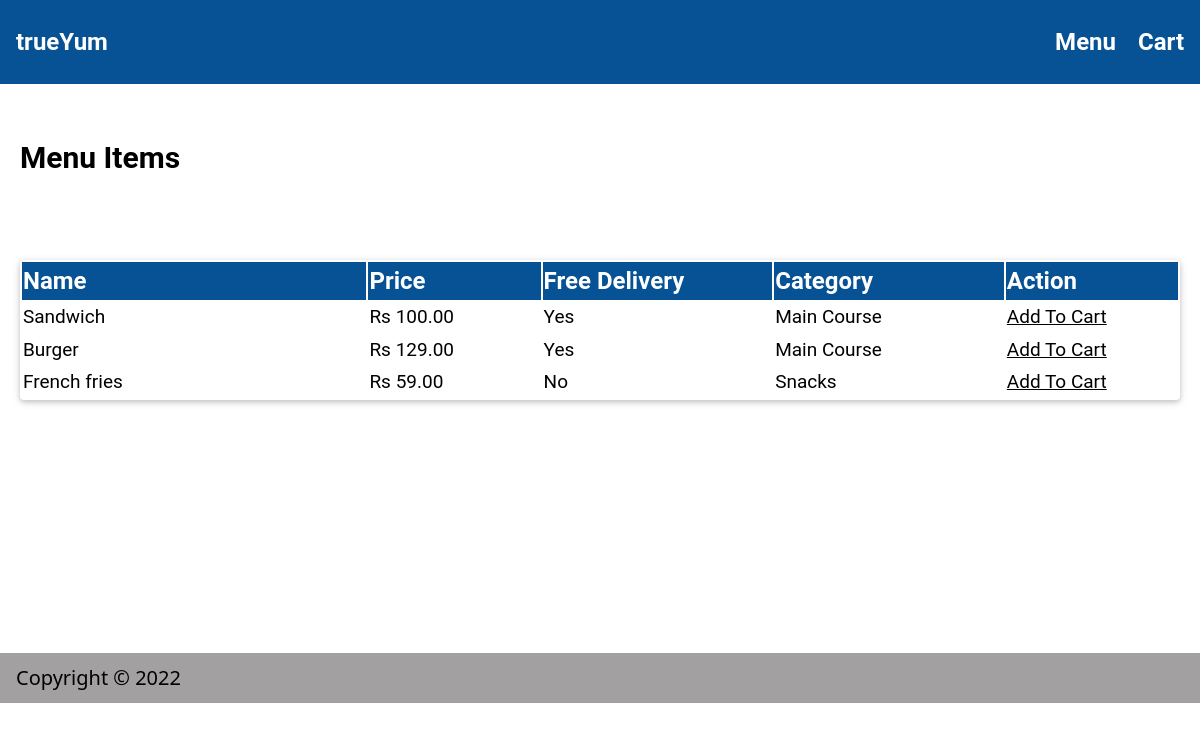
Page /customer/menu (signed in) on the earlier database version.
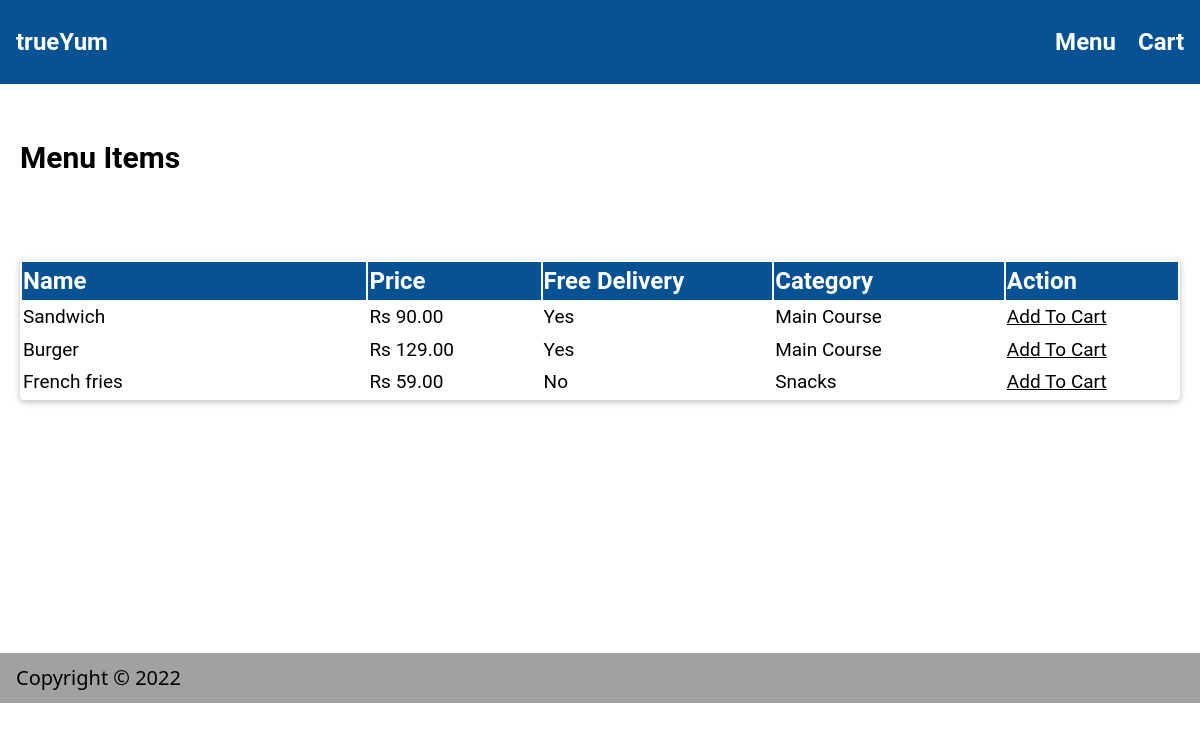
Same page on the later database version.
### firstApp/models.py (models this page shows)
class Menu(models.Model):
    name=models.CharField(max_length=250)
    price=models.DecimalField(max_digits=6,decimal_places=2)
    active=models.BooleanField()
    launch_date=models.DateField()
    category=models.CharField(max_length=250)
    free_delivery=models.BooleanField()
    date_created=models.DateTimeField()

### firstApp/views.py (the view)
# urls.py: path('customer/menu',views.menu_customer,name='customer-menu'),
@login_required(login_url='signin')
def menu_customer (request):
    menu_items = Menu.objects.filter(active=True, launch_date__lte=date.today())
    return render(request,'menu_customer.html',{'menu_items':menu_items})

### templates/menu_customer.html (shortened to what this page needs)
{% load static %}
<!DOCTYPE html>
<html>
<head>
    <link  href="{% static 'style.css' %}" rel="stylesheet" >
</head>
<body id="#">
    <header class="container blue">
        <p class="left xlarge"><a href="/" style="text-decoration: none;"><b>trueYum</b></a></p>
        <a style="text-decoration:none" href="/customer/menu"><p class="right xlarge"><b>Menu</b></i></a>
        <a style="text-decoration:none" href="/customer/cart"><i class="margin-left xlarge" style="font-style: normal"><b>Cart</b></i></a>
    </header>
    <h2 style="margin-left: 20px;margin-top: 50px;"><b>Menu Items</b></h2>
    <div class="card round " style="margin-left: 20px;margin-right: 20px;">
        <table style="width:100%;margin-top: 80px;">
            <thead class="blue">
                <tr class="xlarge">
                    <td style="width:30%"><b>Name</b></td>
                    <td style="width:15%"><b>Price</b></td>
                    <td style="width:20%"><b>Free Delivery</b></td>
                    <td style="width:20%"><b>Category</b></td>
                    <td style="width:15%"><b>Action</b></td>
                </tr>
            </thead>
            <tbody>
                {% for item in menu_items %}
                <tr class="large">
                    <td style="width:30%">{{ item.name }}</td>
                    <td style="width:15%">Rs {{ item.price }}</td>
                    <td style="width:20%">{{ item.free_delivery|yesno:"Yes,No" }}</td>
                    <td style="width:20%">{{ item.category }}</td>
                    <td style="width:15%">
                        <a href="/customer/cart/add/{{item.id}}/{{ item.name }}/{{ item.price }}/{{ item.category }}/{{ item.free_delivery }}"></i>Add To Cart</a>
                    </td>
                </tr>
                {% endfor %}
            </tbody>
        </table>
    </div>
    <footer class="container grey" style="margin-top:253px;">
        <h4>Copyright © 2022</h4>
    </footer>
</body>
</html>

Differences in the rows shown:
changed Menu "Sandwich": price "100.00" → "90.00"
